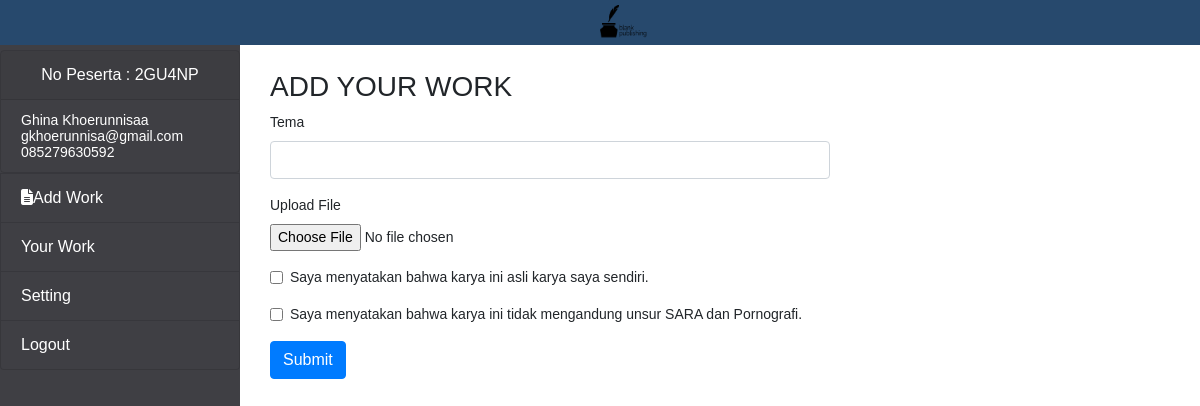
The page /menuaddwork.php (signed in) on the database its author committed.
### tables this page shows
CREATE TABLE `peserta` (
  `idpeserta` varchar(200) NOT NULL,
  `namadepan` varchar(200) NOT NULL,
  `namabelakang` varchar(200) NOT NULL,
  `status` enum('Mahasiswa/i','Siswa/i','Umum') NOT NULL,
  `alamat` varchar(1000) NOT NULL,
  `nohp` varchar(20) NOT NULL,
  `email` varchar(200) NOT NULL,
  `password` varchar(200) NOT NULL,
  `idlevel` int(1) NOT NULL DEFAULT 2
);

### menuaddwork.php (the view, shortened to what this page needs)
<?php
include 'connect.php';
?>
<!doctype html>
<html lang="en">
<head>
    <link rel="stylesheet" href="https://stackpath.bootstrapcdn.com/bootstrap/4.5.0/css/bootstrap.min.css">
    <link href="/your-path-to-fontawesome/css/all.css" rel="stylesheet">
</head>
<body>
    <section id="nav-bar">
        <nav class="navbar fixed-top">
            <a class="navbar-brand" href="menupeserta.php">
                <img src="image/logo1.png" width="70" height="35">
            </a>
        </nav>
    </section>
    <aside class="sidebar">
        <?php
        $email = $_SESSION['email'];
        $data = $mysqli->query("SELECT * FROM peserta where `email` = '" . $email . "'");
        $row = $data->fetch_array();
        ?>
        <ul class="list-group text-white">
            <div class="card">
                <center>
                    <div class="card-header">
                        No Peserta : <?= $row['idpeserta'] ?>
                    </div>
                </center>
                <div class="card-body">
                    <p class="card-text"><?= $row['namadepan'] ?> <?= $row['namabelakang'] ?> </p>
                    <p class="card-text"><?= wordwrap($row['email'], 26, "<br />", 1) ?>
                        <p class="card-text"><?= $row['nohp'] ?></p>
                </div>
            </div>
            <a href="menuaddwork.php" class="list-group-item"><i class="fas fa-file-alt"></i>Add Work</a>
            <a href="menuyourwork.php" class="list-group-item">Your Work</a>
            <a href="menusetting.php" class="list-group-item">Setting</a>
            <a href="proseslogout.php" class="list-group-item">Logout</a>
        </ul>
    </aside>
    <section class="content">
        <h3>ADD YOUR WORK</h3>
        <form method="POST" action="prosestambah.php" enctype="multipart/form-data">
            <div class="form-group">
                <label for="tema">Tema</label>
                <input type="input" class="form-control" id="tema" name="tema" required>
            </div>
            <div class="form-group">
                <label for="uploadfile">Upload File</label>
                <input type="file" class="form-control-file" id="uploadfile" name="file" required>
            </div>
            <div class="form-group form-check">
                <input type="checkbox" class="form-check-input" id="exampleCheck1" required>
                <label class="form-check-label" for="exampleCheck1">Saya menyatakan bahwa karya ini asli karya saya sendiri.</label>
            </div>
            <div class="form-group form-check">
                <input type="checkbox" class="form-check-input" id="exampleCheck2" required>
                <label class="form-check-label" for="exampleCheck2">Saya menyatakan bahwa karya ini tidak mengandung unsur SARA dan Pornografi.</label>
            </div>
            <button type="submit" name="submit" class="btn btn-primary">Submit</button>
        </form>
    </section>
</body>
</html>

### menuaddwork.php (style rules this page uses)
.navbar { background: #27496d; margin-bottom: 0px; padding: 0px; }
body { font-family: 'Raleway', sans-serif; font-size: 14px; }
.navbar-brand { margin-left: 600px; }
.sidebar { width: 100%; height: 100%; position: fixed; z-index: 100; background: #3f3f44; font-size: 16px; padding-top: 50px; }
@media (min-width: 768px) { .sidebar { width: 240px; } }
@media (min-width: 768px) { .content { width: 600px; } }
.list-group-item { background: transparent; color: white; }
.content { margin-left: 250px; padding: 20px; padding-top: 70px; }
.card { background: transparent; }
.card-body { font-size: 14px; line-height: 0px; }

### rows shown on the page
peserta: idpeserta "2GU4NP", namadepan "Ghina", namabelakang "Khoerunnisaa", email "gkhoerunnisa@gmail.com", nohp "085279630592"
